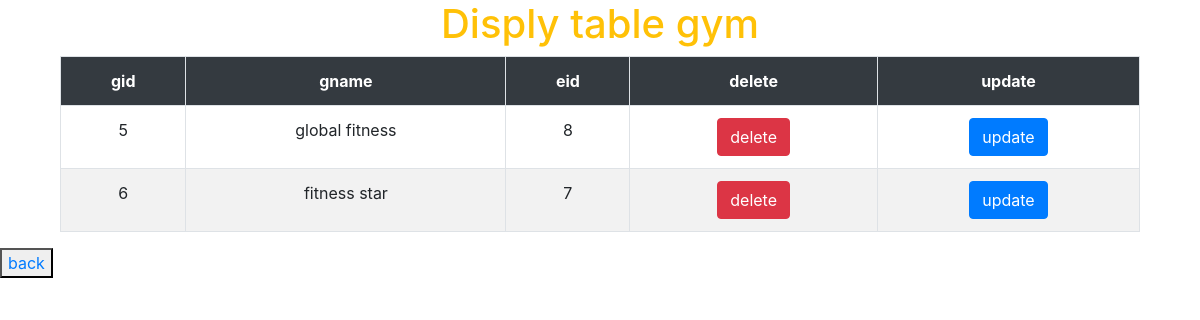
Screenshot of /gym/display.php with the database file from the repository.
### tables this page shows
CREATE TABLE `gym` (
  `gid` int(30) NOT NULL,
  `gname` varchar(30) NOT NULL,
  `eid` int(30) NOT NULL
);

### gym/display.php (the view, shortened to what this page needs)
<!DOCTYPE html>
<html lang="en">
<head>
<link rel="stylesheet" href="https://maxcdn.bootstrapcdn.com/bootstrap/4.3.1/css/bootstrap.min.css">
</head>
<body>
<div class="container">
<div class="col-lg-12">
<h1 class="text-warning text-center"> Disply table gym</h1>
<table class="table table-striped table-hover table-bordered">
<tr class="bg-dark text-white text-center">
<th>gid</th>
<th>gname</th>
<th>eid</th>
<th>delete</th>
<th>update</th>
</tr>
<?php
$q="SELECT * FROM gym";
$query=mysqli_query($con,$q);
while($res=mysqli_fetch_array($query)){
?>
<tr class="text-center">
<td><?php echo $res['gid']; ?></td>
<td><?php echo $res['gname']; ?> </td>
<td><?php echo $res['eid']; ?></td>
<td><button class="btn-danger btn"> <a href="delete.php? id=<?php echo $res['gid']; ?>" class="text-white"> delete</a></button> </td>
<td><button class="btn-primary btn"> <a href="update.php?id=<?php echo $res['gid'];?>" class="text-white">update</a></button> </td>
</tr>
<?php
}
?>
</table>
</div>
</div>
<button type="back" name="back" ><a href="http://localhost/project/login_system/home.php">back</button><br><br>
</body>
</body>
</html>

### rows the page displays
gym: gid "5", gname "global fitness", eid "8"
gym: gid "6", gname "fitness star", eid "7"
